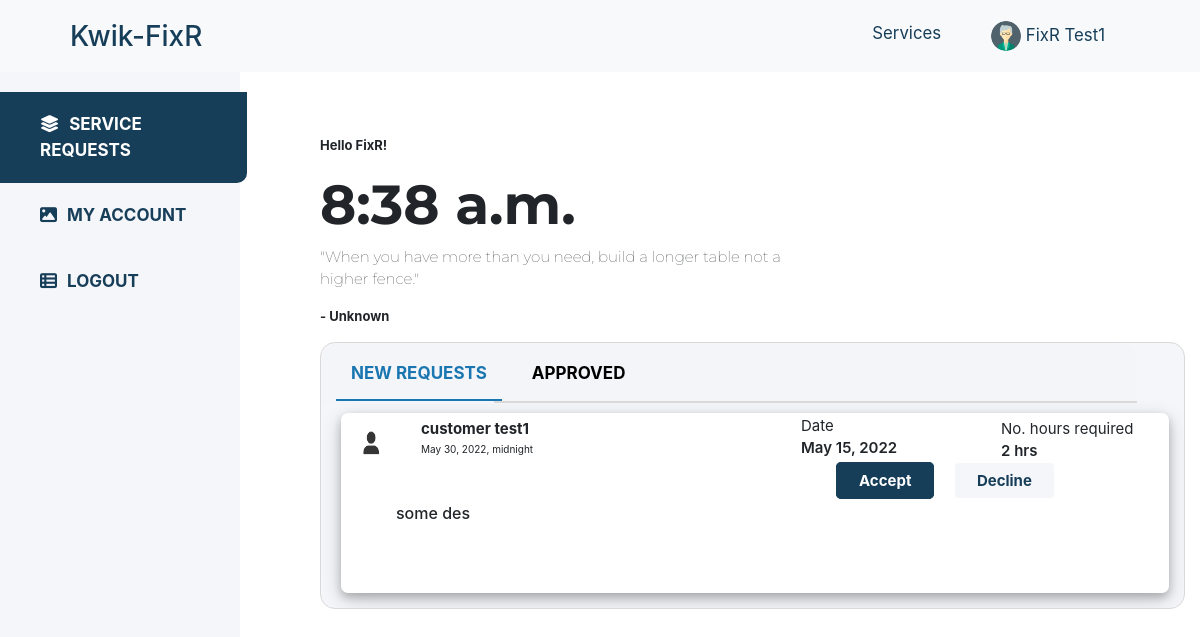
/ (signed in), run on the app's committed database.
### userhandle/models.py (models this page shows, shortened)
class HandymanUser(AbstractBaseUser, PermissionsMixin):
    firstname = models.CharField(max_length=100)
    lastname = models.CharField(max_length=100)
    email = models.EmailField(
        unique=True,
        null=False,
        blank=False,
        help_text="Email field can't be empty!")
    handyman_image = models.ImageField(upload_to='handymanimages', null=True, blank=True)
    bio = models.CharField(max_length=2000, blank=True, null=True)
    contact = models.CharField(max_length=12, null=True, blank=True)
    address = models.CharField(max_length=2000, null=True, blank=True)
    postcode = models.CharField(max_length=10, null=True, blank=True)
    price = models.IntegerField(null=True, blank=True)
    handyman_rating = models.FloatField(default=0)
    handyman_rating_count = models.IntegerField(default=0)
    handyman_services = models.CharField(
        choices=service_choices,
        default='All Services',
        max_length=100,
        blank=False,
        )
    date_joined = models.DateField(auto_now_add=True, null=True, blank=True)
    service_tags = models.CharField(max_length=200,  null=True, blank=True)
    is_customer = models.BooleanField(default=False)
    is_FixR = models.BooleanField(default=False)
    is_superuser = models.BooleanField(default=False)
    is_staff = models.BooleanField(default=False)
    is_active = models.BooleanField(default=True)
    USERNAME_FIELD = 'email'
    REQUIRED_FIELD = ['firstname', 'lastname']
    """
    Objects in the django models helps us work with database queries.
    AbstractBaseUser a class which help us customise our user. We explicitly write customusermanager
    for AbstractBaseUser to create user and superuser. CustomUserManager is imported from usermanager.py
    """
    objects = HandymanUserManager()
    class Meta:
        verbose_name_plural = "Custom Users"
    "Below is the method to render the handymanuser list with the firstname and lastname if they are provided."
    "Otherwise render by email."
    def __str__(self):
        if self.firstname and self.lastname:
            return str(self.firstname + " " + self.lastname)
        return self.email

class Booked(models.Model):
    FixR = models.ForeignKey(HandymanUser, on_delete=models.CASCADE, related_name="booked_handyman")
    customer = models.ForeignKey(HandymanUser, on_delete=models.CASCADE, related_name="booked_employer", null=True, blank=True)
    hoursneeded = models.IntegerField(default=2, verbose_name="Hours Needed")
    duedate = models.DateField(verbose_name="Select Date")
    time = models.TimeField(verbose_name="Select Time")
    description = models.TextField(max_length=2000,   verbose_name="Describe Your Task", null=True, blank=True,)
    service_images = models.ImageField(upload_to='media/',  null=True, blank=True, verbose_name="Image of Task")
    date_time_created = models.DateTimeField(null=True, blank=True)
    is_accepted = models.BooleanField(default=False)
    is_declined = models.BooleanField(default=False)
    is_reviewed = models.BooleanField(default=False)
    is_completed = models.BooleanField(default=False)
    class Meta:
        verbose_name_plural = "Bookings"
        ordering = ('duedate',)

### userhandle/views.py (the view)
# urls.py: path('', views.index, name='index'),
def index(request):
    a = {}
    if request.user.is_authenticated:
        if request.user.is_customer:
            return redirect('handyman-search')
        elif request.user.is_FixR:
            services = Booked.objects.all().filter(FixR_id=request.user.id, is_accepted=False, is_declined=False)
            current_time = datetime.datetime.now().time()
            if len(services) == 0:
                service_flag = True
            elif len(services)>=1:
                service_flag = False
            context = {'services':services, 'current_time':current_time, 'service_flag':service_flag}
            return render(request, "index.html", context)
        return render(request, "index.html")
    else:
        return render(request, 'search.html' , a)

### userhandle/templates/index.html (shortened to what this page needs)
{% load static  %}
<!DOCTYPE html>
<html lang="en">
  <head>
    <link rel="stylesheet" href="{% static 'style/style.css' %}" />
    <link
      rel="stylesheet"
      href="https://cdn.jsdelivr.net/npm/bootstrap@4.6.1/dist/css/bootstrap.min.css"
    />
    <link
      rel="stylesheet"
      href="{% static 'bootstrap-float-label-master/bootstrap-float-label.min.css' %}"
    />
    <link
      rel="stylesheet"
      href="https://cdnjs.cloudflare.com/ajax/libs/font-awesome/4.7.0/css/font-awesome.min.css"
    />
  </head>
  <body>
    <nav
      class="navbar navbar-expand-md bg-light navbar-light"
      style="padding: 10px 70px 10px 70px !important;"
    >
      <a class="navbar-brand" href="{% url 'index' %}">Kwik-FixR</a>
      <div class="collapse navbar-collapse" id="collapsibleNavbar">
        <ul class="navbar-nav ml-auto">
          <li class="nav-item dropdown">
            <div class="nav-item dropdown">
              <a
                href="#"
                class="nav-link dropdown-toggle"
                data-toggle="dropdown"
                >Services</a
              >
            </div>
          </li>
          {% if user.is_anonymous %}
          <li class="nav-item">
            <a class="nav-link" href="{% url 'handyman-login' %}">Sign up / Log in</a>
          </li>
        {% elif user.is_authenticated %}
        <li class="nav-item dropdown">
          <a class="nav-link dropdown-toggle" href="#" id="navbarDropdownMenuLink" data-toggle="dropdown" aria-haspopup="true" aria-expanded="false">
            {% if user.handyman_image %}
            <img src="{{user.handyman_image.url}}" alt="Avatar" class="avatar">
            {{user}}
            {% else %}
            <img src="{% static 'img/default_profile.png' %}" alt="Avatar" class="avatar">
            {{user}}
          </a>
          {% endif %}
          </li>
          {% endif %}
        </ul>
      </div>
    </nav>
    <div class="wrapper">
      <div class="row" style="margin: 0px">
        <nav id="sidebar">
          <ul class="list-unstyled components">
            <li class="sidebar_item">
              <a href="{% url 'index' %}" aria-expanded="false" class="active"
                ><i class="fa-solid fa-layer-group"></i>SERVICE REQUESTS</a
              >
            </li>
            {% if user.is_authenticated %}
            {% if user.is_customer %}
            <li class="sidebar_item">
              <a href="{% url 'customer-profile' user.id %}" class="dropdown-toggle"
                ><i class="fa-solid fa-image"></i>MY ACCOUNT</a
              >
            </li>
            {% elif user.is_FixR %}
            <li class="sidebar_item">
              <a href="{% url 'handyman-profile' user.id %}" class="dropdown-toggle"
                ><i class="fa-solid fa-image"></i>MY ACCOUNT</a
              >
            </li>
            {% endif %}
            <li class="sidebar_item">
              <a href="{% url 'handyman-logout' %}" class="dropdown-toggle"
                ><i class="fa-solid fa-table-list"></i>LOGOUT</a
              >
            </li>
            {% endif %}
          </ul>
        </nav>
        <div class="top-nav">
          {% if user.is_authenticated %}
          <div class="row mt-5" style="margin: 0px">
            <div class="content col-12 mt-3">
              <p class="content-text">Hello {{user.firstname}}!</p>
              <h1 class="content-header">{{current_time}}</h1>
              <p class="content-text1">
                "When you have more than you need, build a longer table not a<br />
                higher fence."
              </p>
              <p style="font-size: 13px; font-weight: bold">- Unknown</p>
              <div class="content-item">
                <div class="row content-menu">
                  <a
                    href="{% url 'index' %}"
                    style="border-bottom: 2px solid #1a76b0; color: #1a76b0"
                    >NEW REQUESTS</a
                  ><a href="{% url 'service-approved' %}">APPROVED</a>
                  <hr class="hr" />
                </div>
                {% for service in services %}
                {% if service.service_images %}
                <div class="content-item-list">
                  {% if service.customer.handyman_image %}
                  <img
                    class="content-item-img"
                    src="{{service.customer.handyman_image.url}}"
                    alt=""
                  />
                  {% else %}
                  <img
                    class="content-item-img"
                    src="{% static 'img/default_profile.png' %}"
                  />
                  {% endif %}
                  <p class="content-item-text">{{service.customer}}</p>
                  <p class="content-item-text1">{{service.date_time_created}}</p>
                  <p class="content-item-date">
                    <span>Date</span><br />
                    {{service.duedate}}
                  </p>
                  <p class="content-item-time">
                    <span>No. hours required</span><br />
                    {{service.hoursneeded}} hrs
                  </p>
                  <p class="content-item-required">
                    <span>Time</span><br />
                    {{service.time}}
                  </p>
                  <h6 style="padding-left: 55px; margin-right: 500px">
                    {{service.description}}
                  </h6>
                  <img
                    class="content-item-img1"
                    src="{{service.service_images.url}}"
                    alt=""
                  />
                  <div class="buttons btn-action">
                    <button class="btn-request"><a href="{% url 'handyman-accept' service.id %}">Accept</a></button
                      ><button class="btn-request-1"><a href="{% url 'handyman-decline' service.id %}">Decline</a></button>
                  </div>
                </div>
                {% else %}
                <div class="content-item-list">
                  {% if service.customer.handyman_image %}
                  <img
                    class="content-item-img"
                    src="{{service.customer.handyman_image.url}}"
                    alt=""
                  />
                  {% else %}
                  <img
                    class="content-item-img"
                    src="{% static 'img/default_profile.png' %}"
                    alt=""
                  />
                  {% endif %}
                  <p class="content-item-text">{{service.customer}}</p>
                  <p class="content-item-text1">{{service.date_time_created}}</p>
                  <p class="content-item-date">
                    <span>Date</span><br />
                    {{service.duedate}}
                  </p>
                  <p class="content-item-time">
                    <span>No. hours required</span><br />
                    {{service.hoursneeded}} hrs
                  </p>
                  <h6 style="padding-left: 55px; margin-right: 500px">
                    {{service.description}}
                  </h6>
                  <div class="buttons1 btn-action btn-act">
                    <a href="{% url 'handyman-accept' service.id %}" class="btn-request">Accept</a>
                    <a href="{% url 'handyman-decline' service.id %}" class="btn-request-1">Decline</a>
                  </div>
                </div>
                {% endif %}
                {% endfor%}
              </div>
            </div>
          </div>
          {% endif %}
        </div>
      </div>
    </div>
  </body>
</html>

### userhandle/templates/index.html (style rules this page uses)
.avatar { vertical-align: middle; width: 30px; height: 30px; border-radius: 50%; }

### data on the page
HandymanUser: handyman_image (picture), firstname+lastname "FixR Test1", firstname "FixR"
Booked: customer "customer test1", date_time_created "May 30, 2022, midnight", duedate "May 15, 2022", hoursneeded "2", description "some des"

### other printed values
{{ current_time }} "8:38 a.m."
